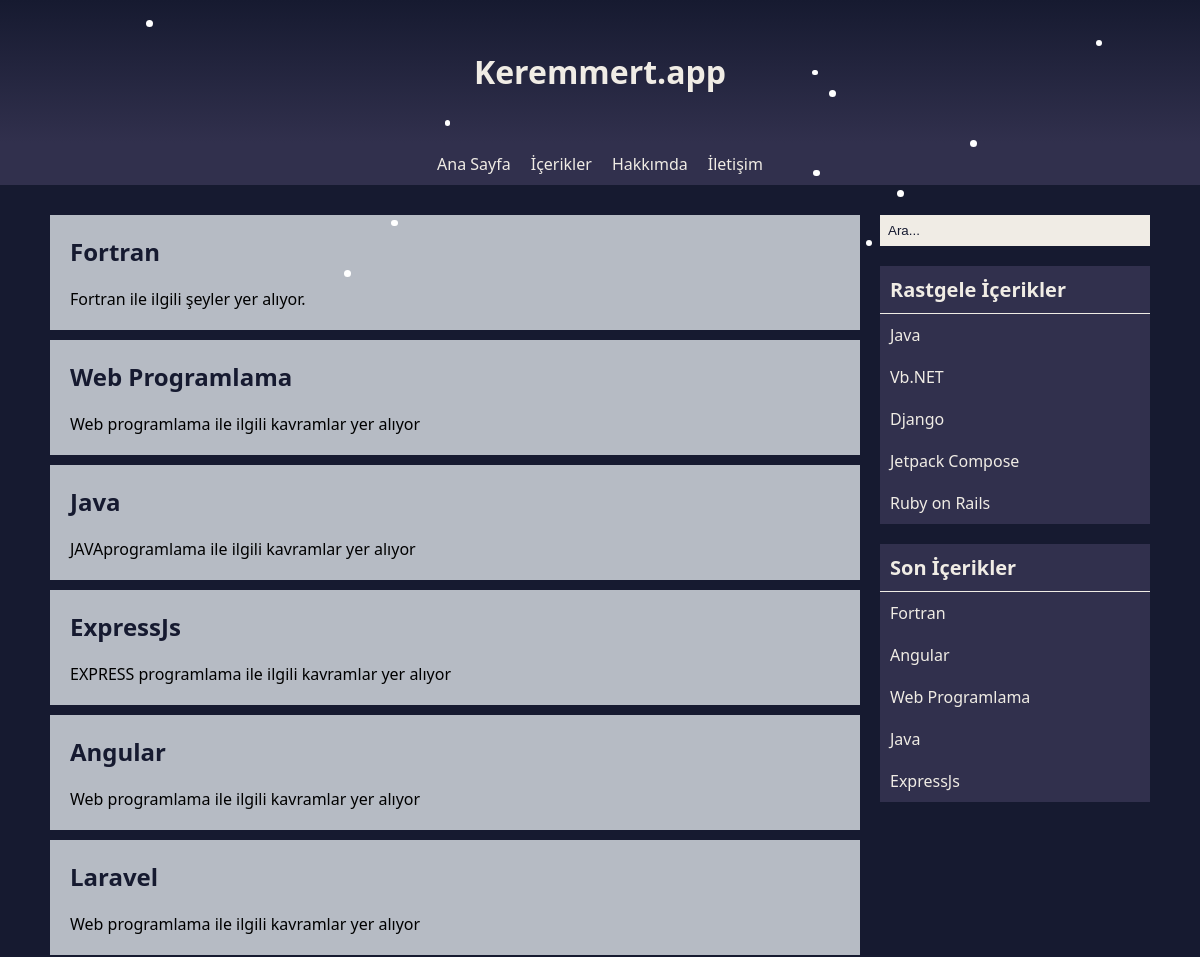
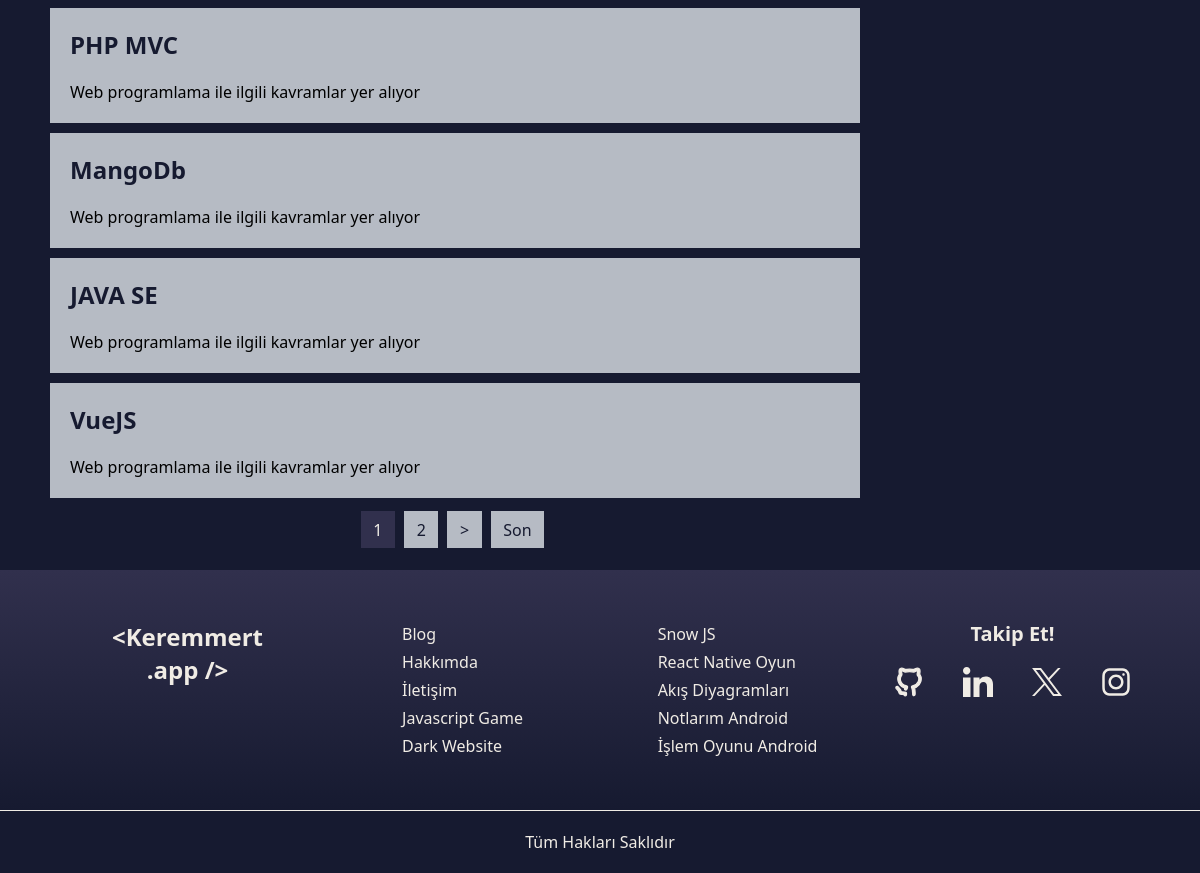
/contents, run on the app's committed database (2 pictures, top to bottom).
### tables this page shows
CREATE TABLE IF NOT EXISTS `webinfo` (
  `webinfo_id` int NOT NULL AUTO_INCREMENT,
  `webinfo_title` varchar(50) NOT NULL,
  `webinfo_description` varchar(200) NOT NULL,
  `webinfo_favicon` varchar(100) NOT NULL,
  `webinfo_keywords` varchar(50) NOT NULL,
  `webinfo_owner` varchar(25) NOT NULL,
  `webinfo_sitename` varchar(25) NOT NULL,
  `webinfo_github` varchar(100) NOT NULL,
  `webinfo_linkedin` varchar(100) NOT NULL,
  `webinfo_x` varchar(100) NOT NULL,
  `webinfo_instagram` varchar(100) NOT NULL,
  PRIMARY KEY (`webinfo_id`)
);

CREATE TABLE IF NOT EXISTS `contents` (
  `content_id` int NOT NULL AUTO_INCREMENT,
  `content_title` varchar(100) NOT NULL,
  `content_desc` varchar(200) NOT NULL,
  `content_keywords` text NOT NULL,
  `content_author` varchar(50) NOT NULL,
  `content_maincontent` text NOT NULL,
  `content_date` datetime NOT NULL DEFAULT CURRENT_TIMESTAMP,
  `content_url` varchar(100) NOT NULL,
  PRIMARY KEY (`content_id`),
  UNIQUE KEY `content_url` (`content_url`),
  UNIQUE KEY `content_id` (`content_id`)
);

### app/controllers/ContentsController.php (called while the page is built, shortened)
<?php
require_once "libs/Controller.php";
require_once "app/models/ContentsModel.php";
class ContentsController extends Controller
{
    public $contentsModel;
    private $limit;
    private $start;
    public $page;
    public $totalContents;
    private function initializeData()
    {
        if(isset($_GET["page"])):
            if(is_numeric($_GET["page"]) && $_GET["page"] > 0):
                $this->page = cleanText($_GET["page"]);
            else:
                header("location:".BASE_URL."404");
                exit;
            endif;
        else:
            $this->page = 1;
        endif;
        $this->limit = 10;
        $this->start = ($this->page - 1) * $this->limit;
        $this->totalPage = ceil($this->totalContents / $this->limit);
    }
    private function getContentsData()
    {
        $this->contentsData = $this->contentsModel->contentsData($this->start, $this->limit);
    }
    public function getContentCount()
    {
        $this->totalContents = $this->contentsModel->contentCount();
    }
    public function index()
    {
        $this->contentsModel = new ContentsModel();
        $this->getContentCount();
        $this->getContentsData();
        require_once "app/views/contents.php";
    }
}

### libs/Controller.php (called while the page is built, shortened)
<?php
require_once "Model.php";
class Controller
{
    public $model;
    public function __construct()
    {
        $this->model = new Model();
        $this->getWebInfoData();
        $this->getRandomContentsData();
        $this->getLastContents();
    }
    public function getWebInfoData()
    {
        $data = $this->model->webInfoData();
        $this->siteName = $data["webinfo_sitename"];
    }
    private function getRandomContentsData()
    {
        $this->randomContents = $this->model->randomContentsData();
    }
    private function getLastContents()
    {
        $this->lastContents = $this->model->lastContentsData();
    }
}

### libs/Database.php (called while the page is built, shortened)
<?php
class Database
{
    private $host = "localhost";
    private $db = "site";
    private $username = "root";
    private $password = "";
    public $pdo = null;
    public $stmt = null;
    public function __construct()
    {
        try {
            $this->pdo = new PDO("mysql:host=$this->host;dbname=$this->db;charset=utf8mb4", $this->username, $this->password);
        }
        catch (PDOException $e)
        {
            die($e->getMessage());
        }
    }
    public function getRow($query, $params=null)
    {
        try {
            if(is_null($params)):
                $this->stmt = $this->pdo->query($query);
            else:
                $this->stmt = $this->pdo->prepare($query);
                $this->stmt->execute($params);
            endif;
            return $this->stmt->fetch();
        }
        catch(PDOException $e)
        {
            die($e->getMessage());
        }
    }
    public function getRows($query, $params=null)
    {
        try {
            if(is_null($params)):
                $this->stmt = $this->pdo->query($query);
            else:
                $this->stmt = $this->pdo->prepare($query);
                $this->stmt->execute($params);
            endif;
            return $this->stmt->fetchAll(PDO::FETCH_OBJ);
        }
        catch(PDOException $e)
        {
            die($e->getMessage());
        }
    }
    public function getRowCount($query, $params=null)
    {
        try {
            if(is_null($params)):
                $this->stmt = $this->pdo->query($query);
            else:
                $this->stmt = $this->pdo->prepare($query);
                $this->stmt->execute($params);
            endif;
            return $this->stmt->rowCount();
        }
        catch(PDOException $e)
        {
            die($e->getMessage());
        }
    }
}

### libs/Model.php (called while the page is built, shortened)
<?php
require_once "Database.php";
class Model extends Database
{
    public function webInfoData()
    {
        return $this->getRow("SELECT * FROM webinfo where webinfo_id=?", [1]);
    }
    public function randomContentsData()
    {
        return $this->getRows("SELECT content_title, content_url FROM contents order by rand() limit 5");
    }
    public function lastContentsData()
    {
        return $this->getRows("SELECT content_title, content_url FROM contents order by content_date DESC limit 5");
    }
}

### app/models/ContentsModel.php (called while the page is built)
<?php
require_once "libs/Database.php";
class ContentsModel extends Database
{
    public function contentsData($start, $limit)
    {
        return $this->getRows("SELECT content_title, content_desc, content_url FROM contents order by content_date DESC limit $start, $limit");
    }
    public function contentCount()
    {
        return $this->getRowCount("SELECT content_id FROM contents");
    }
}

### app/views/contents.php (the view, shortened to what this page needs)
<?php require_once "header.php"; ?>
    <main>
        <section class="contents">
            <section class="all-contents">
                <?php foreach($this->contentsData as $content): ?>
                <article class="content-item">
                    <a href="<?php echo BASE_URL."content/".$content->content_url; ?>"><?php echo $content->content_title; ?></a>
                    <p><?php echo $content->content_desc; ?></p>
                </article>
                <?php endforeach; ?>
            </section>
            <section class="pagination">
                <?php if($this->totalPage != 1): ?>
                    <a class="item active" href="javascript:void(0);"><?php echo $this->page ?></a>
                <?php endif; ?>
                <?php if($this->page != $this->totalPage): ?>
                    <a class="item" href="<?php echo BASE_URL."contents?page=".$this->page+1; ?>"><?php echo $this->page+1 ?></a>
                <?php endif; ?>
                <?php if($this->page != $this->totalPage): ?>
                    <a class="item" href="<?php echo BASE_URL."contents?page=".$this->page+1; ?>">></a>
                <?php endif; ?>
                <?php if($this->page != $this->totalPage && $this->page != $this->totalPage-1): ?>
                    <a class="item" href="<?php echo BASE_URL."contents?page=".$this->totalPage; ?>">Son</a>
                <?php endif; ?>
            </section>
        </section>
        <?php require_once "rightbar.php"; ?>
    </main>
    <?php require_once "footer.php"; ?>

### app/views/header.php (shortened to what this page needs)
<!DOCTYPE html>
<html lang="tr">
<head>
    <link rel="stylesheet" href="<?php echo BASE_URL ?>public/css/style.css">
</head>
<body>
    <header>
        <div class="header-title">
            <h1><?php echo $this->siteName; ?></h1>
        </div>
        <nav>
            <ul>
                <li>
                    <a href="<?php echo BASE_URL; ?>">Ana Sayfa</a>
                </li>
                <li>
                    <a href="<?php echo BASE_URL; ?>contents">İçerikler</a>
                </li>
                <li>
                    <a href="<?php echo BASE_URL; ?>about">Hakkımda</a>
                </li>
                <li>
                    <a href="<?php echo BASE_URL; ?>contact">İletişim</a>
                </li>
            </ul>
        </nav>
    </header>

### app/views/rightbar.php (shortened to what this page needs)
<aside class="right-bar">
    <section class="search-bar">
        <input type="search" name="s" placeholder="Ara...">
    </section>
    <section class="vertical-menu">
        <h3 class="menu-title">Rastgele İçerikler</h3>
        <ul>
            <?php foreach($this->randomContents as $randomContent): ?>
            <li>
                <a href="<?php echo BASE_URL."content/".$randomContent->content_url; ?>"><?php echo $randomContent->content_title ?></a>
            </li>
            <?php endforeach; ?>
        </ul>
    </section>
    <section class="vertical-menu">
        <h3 class="menu-title">Son İçerikler</h3>
        <ul>
           <?php foreach($this->lastContents as $lastContent): ?>
            <li>
                <a href="<?php echo BASE_URL."content/".$lastContent->content_url; ?>"><?php echo $lastContent->content_title; ?></a>
            </li>
            <?php endforeach; ?>
        </ul>
    </section>
</aside>

### public/css/style.css (style rules this page uses)
* { margin: 0; padding: 0; }
body { background-color: #161A30; font-family: 'Segoe UI', Tahoma, Geneva, Verdana, sans-serif; }
.header-title { background: linear-gradient(#161A30, #31304D); }
.header-title h1 { text-align: center; padding: 50px; color: #F0ECE5; font-size: 2em; }
nav { position: sticky; top: 0; background-color: #31304D; }
nav ul { margin: 0; padding: 0; display: flex; justify-content: center; }
nav ul li { list-style: none; }
nav ul li a { text-decoration: none; color:#F0ECE5; display: inline-block; padding: 10px; font-size: 1em; }
main { margin: 30px 50px; display: flex; }
aside.right-bar { flex: 1; }
.vertical-menu { background-color: #31304D; margin: 20px 0; }
.vertical-menu .menu-title { border-bottom: 1px solid #F0ECE5; padding: 10px; color: #F0ECE5; font-size: 1.25em; }
.vertical-menu ul { margin: 0; padding: 0; }
.vertical-menu ul li { list-style: none; }
.vertical-menu ul li a { font-size: 1em; text-decoration: none; color:#F0ECE5; display: block; padding: 10px; }
.search-bar { margin-bottom: 0; }
.search-bar input[type="search"] { flex: 7; padding: 8px; outline: none; border: none; background-color: #F0ECE5; width: 100%; }
.search-bar input[type="search"]::placeholder { color: #161A30; }
section.contents { flex: 3; margin-right: 20px; }
.pagination { margin-top: 20px; text-align: center; }
.pagination .item { padding: 7.5px 12.5px; text-decoration: none; background-color: #B6BBC4; color: #161A30; }
.pagination .item:nth-child(2n) { margin: 0 5px; }
.pagination .active { background-color: #31304D; color: #F0ECE5; transition: 0.2s; }
.all-contents .content-item { padding: 20px; margin-bottom: 10px; background-color: #B6BBC4; }
.content-item a { text-decoration: none; color: #161A30; font-size: 1.5em; font-weight: 900; }
.content-item p { margin-top: 20px; }

### data on the page
webinfo: webinfo_sitename "Keremmert.app", webinfo_id "1", $this->page+1 "2"
contents: content_title "Fortran", content_desc "Fortran ile ilgili şeyler yer alıyor."
contents: content_title "Web Programlama", content_desc "Web programlama ile ilgili kavramlar yer alıyor"
contents: content_title "Java", content_desc "JAVAprogramlama ile ilgili kavramlar yer alıyor"
contents: content_title "ExpressJs", content_desc "EXPRESS programlama ile ilgili kavramlar yer alıyor"
contents: content_title "Angular", content_desc "Web programlama ile ilgili kavramlar yer alıyor"
contents: content_title "Laravel", content_desc "Web programlama ile ilgili kavramlar yer alıyor"
contents: content_title "PHP MVC", content_desc "Web programlama ile ilgili kavramlar yer alıyor"
contents: content_title "MangoDb", content_desc "Web programlama ile ilgili kavramlar yer alıyor"
contents: content_title "JAVA SE", content_desc "Web programlama ile ilgili kavramlar yer alıyor"
contents: content_title "VueJS", content_desc "Web programlama ile ilgili kavramlar yer alıyor"
contents: content_title "Vb.NET"
contents: content_title "Django"
contents: content_title "Jetpack Compose"
contents: content_title "Ruby on Rails"
